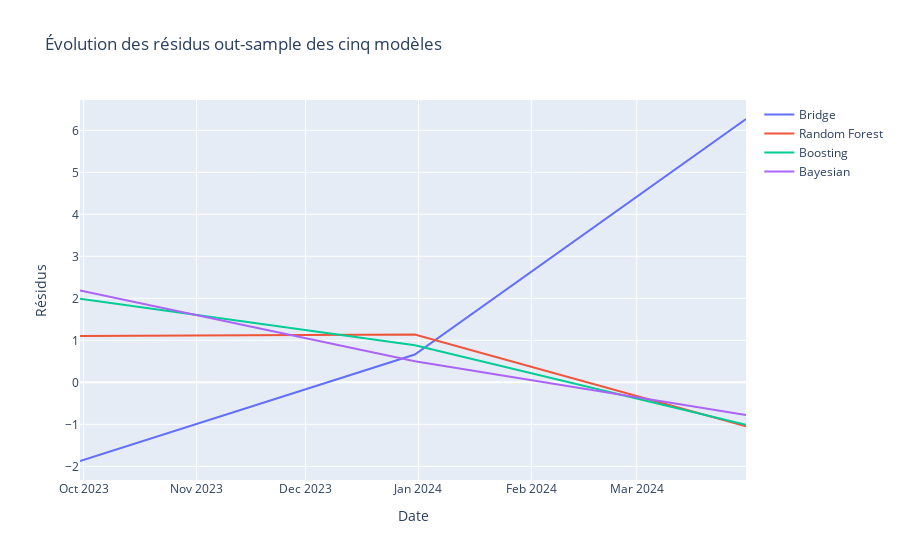

Notebook code cell kept with this figure:
### Code cell
# Dates correspondant à y_test (ou une autre série pour l'out-sample)
dates_test = y_test.index

# Résidus out-sample pour les cinq modèles
residuals_bridge_out = y_test - outsample_pred_bridge
residuals_DFM_out = y_test - outsample_predicted_DFM
residuals_RF_out = y_test - outsample_RF
residuals_boosting_out = y_test - outsample_XGB
residuals_bayesian_out = y_test - y_pred_out_sample

# Tracer les résidus out-sample
fig_out_residuals = go.Figure()

fig_out_residuals.add_trace(go.Scatter(x=dates_test, y=residuals_bridge_out, mode='lines', name='Bridge'))
#fig_out_residuals.add_trace(go.Scatter(x=dates_test, y=residuals_DFM_out, mode='lines', name='Dynamic Factors'))
fig_out_residuals.add_trace(go.Scatter(x=dates_test, y=residuals_RF_out, mode='lines', name='Random Forest'))
fig_out_residuals.add_trace(go.Scatter(x=dates_test, y=residuals_boosting_out, mode='lines', name='Boosting'))
fig_out_residuals.add_trace(go.Scatter(x=dates_test, y=residuals_bayesian_out, mode='lines', name='Bayesian'))

fig_out_residuals.update_layout(title='Évolution des résidus out-sample des cinq modèles', 
                                xaxis_title='Date', yaxis_title='Résidus')
fig_out_residuals.write_image('residuals_outsample_5models.png')
fig_out_residuals.show()

### Figure 1 — Plotly figure (JSON) as saved in the notebook; plotly's stock layout.template omitted (floating-point values rounded to 4 significant figures)
{"data": [{"mode": "lines", "name": "Bridge", "type": "scatter", "x": ["2023-09-30T00:00:00", "2023-12-31T00:00:00", "2024-03-31T00:00:00"], "y": [-1.872, 0.6622, 6.269]}, {"mode": "lines", "name": "Random Forest", "type": "scatter", "x": ["2023-09-30T00:00:00", "2023-12-31T00:00:00", "2024-03-31T00:00:00"], "y": [1.104, 1.139, -1.045]}, {"mode": "lines", "name": "Boosting", "type": "scatter", "x": ["2023-09-30T00:00:00", "2023-12-31T00:00:00", "2024-03-31T00:00:00"], "y": [1.991, 0.8839, -1.009]}, {"mode": "lines", "name": "Bayesian", "type": "scatter", "x": ["2023-09-30T00:00:00", "2023-12-31T00:00:00", "2024-03-31T00:00:00"], "y": [2.189, 0.5044, -0.7761]}], "layout": {"title": {"text": "Évolution des résidus out-sample des cinq modèles"}, "xaxis": {"title": {"text": "Date"}}, "yaxis": {"title": {"text": "Résidus"}}}}
